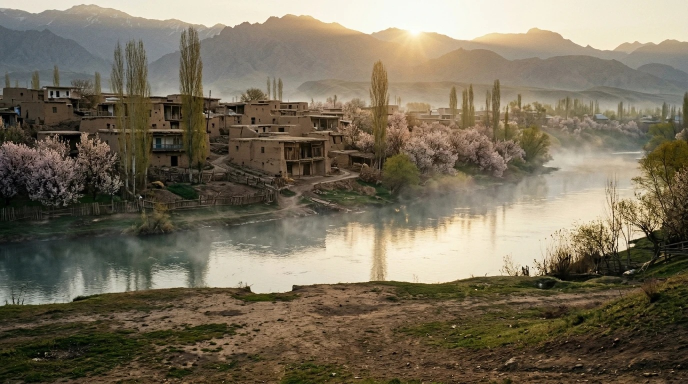
#> input picture video/qahramon/img/fon_vodiy.jpg, 1376 x 768 px, given in place of s01_tong.jpg, which was not available (shown at 1/2 size)
$ python veo_promptlar.py
#> lines starting #> are read from the running program, lines starting #| are printed output that depends on the picture
# «Birlik» klipi — Veo uchun 11 ta matn→video prompti (9:16, 8 s), sahifa: veo.html
import html
END = ("Vertical 9:16, 8 seconds, cinematic photorealistic film look, warm golden light with deep shadows, gentle film grain, "
       "smooth natural motion that fills all 8 seconds. No text, no letters, no captions, no logos, no watermark. No music, ambient sound only.")
UZ_FLAG = ("the national flag of Uzbekistan exactly: three horizontal stripes from top to bottom light blue, white, green, separated by two thin red lines, "
           "and in the top left of the blue stripe a white crescent moon and twelve small white stars")
IBN = "IBN SINA: a wise Central Asian physician about 45 years old, dark neat beard, white turban, dark blue robe with a simple gold border, calm kind eyes"
BER = "AL-BIRUNI: a Central Asian scholar about 55 years old, grey beard, light grey turban, brown wool robe, thoughtful look"
ULU = "ULUGH BEG: a Timurid prince-astronomer about 40 years old, short black beard, white turban with a small gold jewel, rich green and gold silk robe"
S = [
 ("1", "Tog'lar ortidan quyosh", "0:00–0:10", "Kirish. Oxiriga sarlavhani o'zim yozaman.",
  "Slow crane up from a dark valley to the mountain ridge, ending on a wide view of the sun rising. Dawn over the snowy Tian Shan mountains of Uzbekistan: the first rays of the sun break over the peaks, golden light floods the valleys, morning mist flows slowly between the hills, a lone eagle glides across the sky."),
 ("2", "Ulug'bek rasadxonasi", "0:30–0:34", "«Birlashib odimlasak...»",
  "Slow push-in from the entrance toward the astronomer, ending in a medium shot. Night inside the 15th-century Ulugh Beg observatory in Samarkand: a giant curved marble meridian arc goes down into the ground, oil lamps glow, through the open roof a sky full of bright stars turns slowly. " + ULU + " stands by the arc and measures a star with a brass instrument, then writes in a big book."),
 ("3", "Ibn Sino kitob ustida", "0:34–0:37", "Tez kadr (3 s ishlatiladi).",
  "Rack focus: the shot starts focused on the flame of an oil lamp in the foreground, then the focus slowly shifts to the scholar's face. Night in a medieval Bukhara study full of manuscripts and medicine jars. " + IBN + " writes in a thick handwritten book with a reed pen, stops and looks up thoughtfully. The pages show only blurred unreadable lines."),
 ("4", "Beruniy astrolab bilan", "0:37–0:39", "Tez kadr (2 s ishlatiladi).",
  "Slow 90-degree orbit around the scholar, low angle, ending with the setting sun behind him. Evening on a rocky mountain top above a valley: " + BER + " holds up a large brass astrolabe and looks through it at the horizon, the wind moves his robe, the sky is orange and purple."),
 ("5", "Birlik: qo'llar ustma-ust", "0:54–0:58", "«Bir tan-u bir jon...» oldidan.",
  "Locked-off top-down camera, then a slow gentle push-in at the end. Hands of different people are placed one on top of another in the center of the frame: an old man's wrinkled hand, a woman's hand with a thin bracelet, a young athlete's strong hand with tape on the fingers, a soldier's hand in a fingerless glove, a child's small hand on top. Warm golden sunlight from the side, dark blurred background."),
 ("6", "Registon, mushaklar", "1:27–1:33", "Bayram kechasi.",
  "Slow crane up from the crowd to a wide view of the whole square. Night at the Registan square in Samarkand: the three illuminated madrasas glow gold and turquoise, colourful fireworks burst in the sky above the domes, a large crowd of happy people in silhouette raise their hands, some wave " + UZ_FLAG + "."),
 ("7", "Yoshlar cho'qqida bayroq ko'taradi", "2:00–2:05", "Kelajak.",
  "Drone shot: a slow orbit around the summit, ending with the climbers in the center against the sunrise. A young man and a young woman in modern mountain jackets reach a snowy mountain summit at sunrise and raise together " + UZ_FLAG + " on a pole; the flag unfurls in the strong wind, clouds below them."),
 ("T", "Amir Temur (qumga aylanadi)", "2:08–2:11", "Yakun: tarix qahramonlari. Rasm — Temur videosidan kesilgan kadr.", ""),
 ("J", "Jaloliddin (qumga aylanadi)", "2:11–2:14", "Rasm — Jaloliddin videosidan kesilgan kadr.", ""),
 ("8", "Ibn Sino portreti (qumga aylanadi)", "2:14–2:17", "Yakundagi tarix qahramonlari: 3 s turadi, qolganini o'zim qilaman.",
  "Locked-off static camera with a very slow push-in, full figure, centered, the person stands still facing the camera. " + IBN + " stands in the arched doorway of a medieval Bukhara library, holding a closed book to his chest; he breathes calmly, blinks and slowly lifts his eyes to the camera; a light wind moves his robe. Soft golden light from the side, dark background."),
 ("9", "Beruniy portreti (qumga aylanadi)", "2:17–2:20", "Xuddi 8-sahna uslubida.",
  "Locked-off static camera with a very slow push-in, full figure, centered, the person stands still facing the camera. " + BER + " stands on a rocky hilltop at dusk holding a brass astrolabe at his side; he breathes calmly, blinks and slowly lifts his eyes to the camera; the wind moves his robe. Warm sunset light from the side."),
 ("10", "Ulug'bek portreti (qumga aylanadi)", "2:20–2:23", "Xuddi 8-sahna uslubida.",
  "Locked-off static camera with a very slow push-in, full figure, centered, the person stands still facing the camera. " + ULU + " stands in front of the turquoise tiled portal of a Samarkand madrasa at night under a starry sky; he breathes calmly, blinks and slowly lifts his eyes to the camera; a light wind moves his robe. Soft golden lamp light."),
 ("11", "Bayroq (yakun)", "2:27–2:35", "Ustiga «O'zbekning jasur o'g'li — hech qachon yengilmas!» yozuvini o'zim qo'yaman.",
  "Slow push-in toward the flag, ending with the flag filling most of the frame, slight slow motion. " + UZ_FLAG[0].upper() + UZ_FLAG[1:] + " waves proudly on a tall flagpole in the strong wind against a golden sunrise sky, the domes of the Registan are silhouetted far below. The flag must be exactly correct: light blue, white and green stripes, thin red lines, crescent and twelve stars."),
]
KEEP = "Keep every person exactly as in the image for the whole clip: same face, beard, turban and clothes."
SAND = "Then, after 3 seconds, he slowly turns into fine golden sand from the top of his head down to his feet: his turban, face and robe crumble into sand grains that pour down like a sand waterfall and pile up on the ground at his feet, until he is completely gone and only a small pile of golden sand remains. The background stays exactly the same and unchanged during the whole clip; only the person turns to sand."
STILL = "He does not walk and does not leave the frame, full figure visible until he turns to sand."
I2V = {  # rasm tayyor bo'lgan sahnalar: rasm -> video prompti
 "1": ("s01_tong", "Slow crane up from the rocks in the foreground toward the mountain peaks, ending on a wide view of the sun. The sun rises slowly over the snowy peaks, its rays grow brighter and spread over the valleys, the morning mist flows slowly between the hills, the river sparkles, the eagle glides across the sky in a slow arc. Keep the landscape exactly as in the image."),
 "2": ("s02_ulugbek_rasadxona", "Slow push-in from the entrance toward the astronomer, ending in a medium shot. Ulugh Beg stands by the giant marble meridian arc, measures a star with the brass instrument, then lowers it and looks up at the sky with wonder; the stars turn slowly above, the oil lamps flicker. Keep ULUGH BEG exactly as in the image for the whole clip: same young narrow face, thin upturned moustache and small pointed beard, turban with the jewel, green and gold robe."),
 "3": ("s03_ibnsino_kitob", "Rack focus: the shot starts focused on the flame of the oil lamp in the foreground, then the focus slowly shifts to his face. Ibn Sina writes in the thick book with the reed pen, stops, and looks up thoughtfully; the lamp flame flickers, the city lights glow through the arch. The pages show only blurred unreadable lines. Keep IBN SINA exactly as in the image for the whole clip: same face, dark black beard, white turban, dark blue robe with gold border."),
 "5": ("s05_qollar", "Locked-off top-down camera with a very slow gentle push-in toward the hands. The hands stay stacked together and press down firmly and warmly as one; the child's small hand on top pats them once; the sunlight slowly grows warmer and brighter from the side, dust particles float in the light. Keep all the hands exactly as in the image: the child's hand, the woman's hand with the bracelet, the athlete's hand with white tape, the soldier's glove and the old man's wrinkled hand. No new hands appear."),
 "6": ("s06_registon", "Slow crane up from the crowd over the waving flags toward the madrasas, ending wide on the fireworks above the domes. Fireworks keep bursting in many colours and sparkle down slowly, the crowd cheers and waves the flags of Uzbekistan in the wind, the madrasa lights glow. Keep the flags exactly as in the image: light blue, white and green stripes with thin red lines, white crescent and twelve stars."),
 "7": ("s07_yoshlar", "Slow drone orbit around the summit from left to right, ending with the two climbers centered against the rising sun. The young man and woman hold the flagpole together, the flag of Uzbekistan unfurls and waves strongly in the wind, they smile and look up at it, clouds drift slowly below. Keep the flag exactly as in the image. Keep both people exactly as in the image for the whole clip."),
 "8": ("s08_ibnsino_portret", "Locked-off static camera with a very slow push-in toward him, full figure always in frame. Ibn Sina stands calmly in the doorway of the library holding the book to his chest; he breathes slowly, blinks, and lifts his eyes to the camera with a calm proud look; the lamp flames flicker softly behind him.  " + SAND + "" + STILL + " " + "Keep IBN SINA exactly as in the image for the whole clip: same face, dark beard, white turban, dark blue robe."),
 "10": ("s10_ulugbek_portret", "Locked-off static camera with a very slow push-in toward him, full figure always in frame. Ulugh Beg stands calmly in front of the madrasa under the starry night sky, hands folded; he breathes slowly, blinks and lifts his eyes to the camera with a calm proud look; the lanterns flicker softly, the stars twinkle.  " + SAND + "" + STILL + " " + "Keep ULUGH BEG exactly as in the image for the whole clip: same face, short black beard, turban with the jewel, green and gold robe."),
 "T": ("q_temur", "Locked-off static camera, very slow push-in. Amir Temur stands proudly in the golden palace hall; he breathes, blinks and looks ahead with a strong calm look; candle flames flicker. " + SAND + " Keep his face, crown and golden armour exactly as in the image until the sand."),
 "J": ("q_jaloliddin", "Locked-off static camera, very slow push-in. Jaloliddin Manguberdi stands on the river bank at sunset, the wind moves his cloak, he breathes and looks into the distance. " + SAND + " Keep his face, helmet, armour and blue cloak exactly as in the image until the sand."),
 "11": ("s11_bayroq", "Slow push-in toward the flag with slight slow motion, ending with the flag filling most of the frame. The flag of Uzbekistan waves proudly and smoothly in the strong wind, the sun sets slowly behind the city, the Registan lights glow below, warm clouds drift. Keep the flag exactly as in the image for the whole clip: light blue, white and green stripes with thin red lines, white crescent and twelve white stars."),
 "9": ("s09_beruniy_portret", "Locked-off static camera with a very slow push-in toward him, full figure always in frame. Al-Biruni stands calmly on the hilltop holding the astrolabe; he breathes slowly, blinks and looks into the camera with a wise calm look; the wind gently moves his robe and scarf, the sun sets slowly behind the mountains.  " + SAND + "" + STILL + " " + "Keep AL-BIRUNI exactly as in the image for the whole clip: same face, grey beard, grey turban, brown robe."),
}
from PIL import Image
# Holat (egasi: «rasmlarni kasha qilding» — har kartada aniq holat va kerakli rasm prompti)
RASMP = {
 "4": ("⏳ Rasm yo'q — avval ChatGPT'da shu rasmni qiling (Beruniy namunasini biriktiring)",
       "Attach the AL-BIRUNI reference image and keep him exactly as in it (face, grey beard, grey turban, brown robe). Evening on a rocky mountain top above a wide valley: Al-Biruni holds up a large brass astrolabe and looks through it at the horizon, the wind moves his robe, the sky is orange and purple with the setting sun. Low angle. Cinematic photorealistic film still, vertical 9:16 format, warm golden light, deep soft shadows, gentle film grain, no text, no letters, no watermark."),
 "10": ("⚠️ Rasm bor, lekin yuzi Ibn Sinoniki — Veo'ga hali bermang. ChatGPT: shu rasmni oching → Edit → faqat yuzini bo'yang → 2-sahnadagi (rasadxona) Ulug'bek rasmini biriktiring",
       "In the selected area only, replace the face with the face of the man in the attached observatory image exactly: same young narrow face, same thin upturned black moustache and small pointed black beard, same eyes and cheekbones. Keep the turban, the robe, the pose, the hands and the background exactly the same. Do not change anything outside the selected area. Vertical 9:16, no text, no watermark."),
}
e = html.escape; cards = []
for n, name, t, note, p in S:
    img = ""; rp = ""
    if n in RASMP:
        st, ip = RASMP[n]
        rp = (f'<p class="wait">{e(st)}</p><p class="lbl">🖼 Rasm prompti (ChatGPT)</p><pre id="r{n}">{e(ip)}</pre>'
              f'<button type="button" class="copy" data-t="r{n}">Nusxa olish</button>')
    if n in I2V:
        f, p = I2V[n]
        im = Image.open(f"video/qahramon/img/{f}.jpg"); im.thumbnail((420, 746)); im.save(f"video/qahramon/web/{f}.webp", quality=80)
#> further down, im is the input picture: PIL image 1376x768 RGB; mean R, G, B 119.3, 109.7, 90.4
#> after `im.thumbnail((420, 746))`:
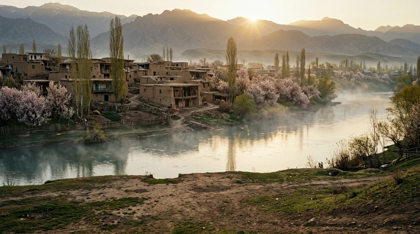
#> im: PIL image 420x234 RGB; mean R, G, B 119.3, 109.7, 90.4
        ok = n not in RASMP
        img = (f'<div class="media"><img src="web/{f}.webp" alt="{e(name)}"></div>'
               + ('<p class="ok">✅ Tayyor — shu rasmni Veo\'ga yuklang va pastdagi promptni qo\'ying</p>' if ok else ''))
    full = p + " " + END
    cards.append(f'''<article class="card" id="s{n}">
<header><span class="num">{n}</span><h2>{e(name)}</h2><span class="dur">9:16 (tik), 8 s</span><span class="dur">{t}</span></header>
{img}{rp}<div class="txt"><p class="voice"><span class="lbl">Klipdagi joyi</span>{e(note)}</p>
<p class="lbl vid">🎬 Veo prompti — 9:16 (tik), 8 s</p><pre id="v{n}">{e(full)}</pre>
<button type="button" class="copy" data-t="v{n}">Nusxa olish</button></div>
</article>''')
#> pass 2 of the loop `for n, name, t, note, p in S:`:
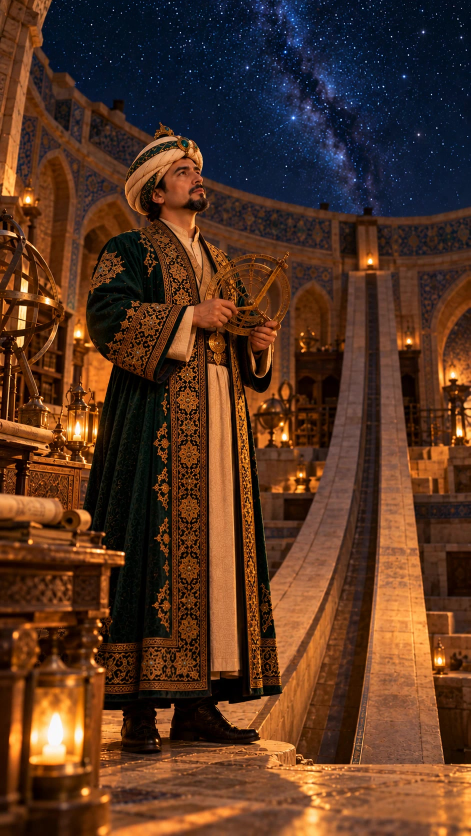
#> input picture video/qahramon/img/s02_ulugbek_rasadxona.jpg, 941 x 1672 px, found by its file name (shown at 1/2 size)
#> im is the input picture: PIL image 941x1672 RGB; mean R, G, B 87, 53.3, 34.3
#> `im.thumbnail((420, 746))`:
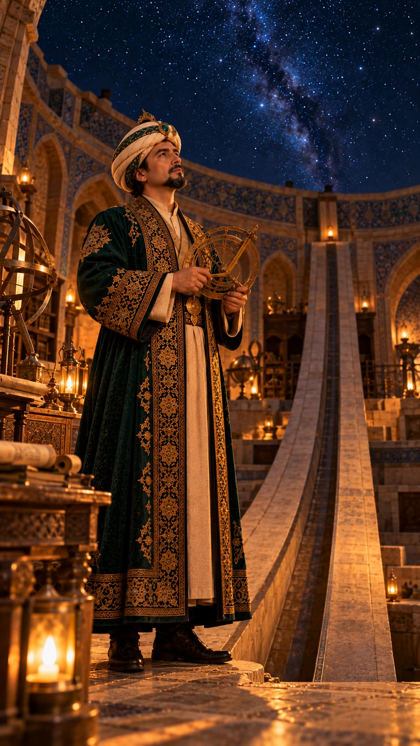
#> im: PIL image 420x746 RGB; mean R, G, B 87, 53.3, 34.3
#> (the run stopped early here; a loop or call above may not have finished)
